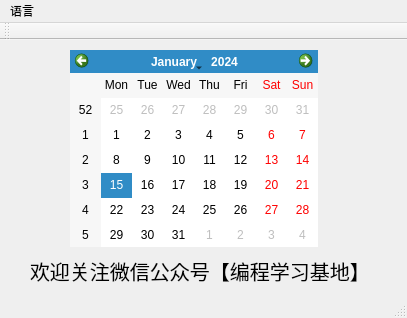
<?xml version="1.0" encoding="UTF-8"?>
<ui version="4.0">
 <class>MainWindow</class>
 <widget class="QMainWindow" name="MainWindow">
  <property name="geometry">
   <rect>
    <x>0</x>
    <y>0</y>
    <width>407</width>
    <height>318</height>
   </rect>
  </property>
  <property name="windowTitle">
   <string>第一个qt程序</string>
  </property>
  <widget class="QWidget" name="centralWidget">
   <widget class="QCalendarWidget" name="calendarWidget">
    <property name="geometry">
     <rect>
      <x>70</x>
      <y>10</y>
      <width>248</width>
      <height>197</height>
     </rect>
    </property>
   </widget>
   <widget class="QLabel" name="label">
    <property name="geometry">
     <rect>
      <x>30</x>
      <y>210</y>
      <width>331</width>
      <height>41</height>
     </rect>
    </property>
    <property name="font">
     <font>
      <family>华文新魏</family>
      <pointsize>15</pointsize>
     </font>
    </property>
    <property name="lineWidth">
     <number>1</number>
    </property>
    <property name="text">
     <string>欢迎关注微信公众号【编程学习基地】</string>
    </property>
   </widget>
  </widget>
  <widget class="QMenuBar" name="menuBar">
   <property name="geometry">
    <rect>
     <x>0</x>
     <y>0</y>
     <width>407</width>
     <height>23</height>
    </rect>
   </property>
   <widget class="QMenu" name="menua">
    <property name="title">
     <string>语言</string>
    </property>
    <addaction name="actiona_chinese"/>
    <addaction name="actionb_English"/>
   </widget>
   <addaction name="menua"/>
  </widget>
  <widget class="QToolBar" name="mainToolBar">
   <attribute name="toolBarArea">
    <enum>TopToolBarArea</enum>
   </attribute>
   <attribute name="toolBarBreak">
    <bool>false</bool>
   </attribute>
  </widget>
  <widget class="QStatusBar" name="statusBar"/>
  <action name="actiona_chinese">
   <property name="text">
    <string>中文</string>
   </property>
  </action>
  <action name="actionb_English">
   <property name="text">
    <string>English</string>
   </property>
  </action>
 </widget>
 <layoutdefault spacing="6" margin="11"/>
 <resources/>
 <connections/>
</ui>
